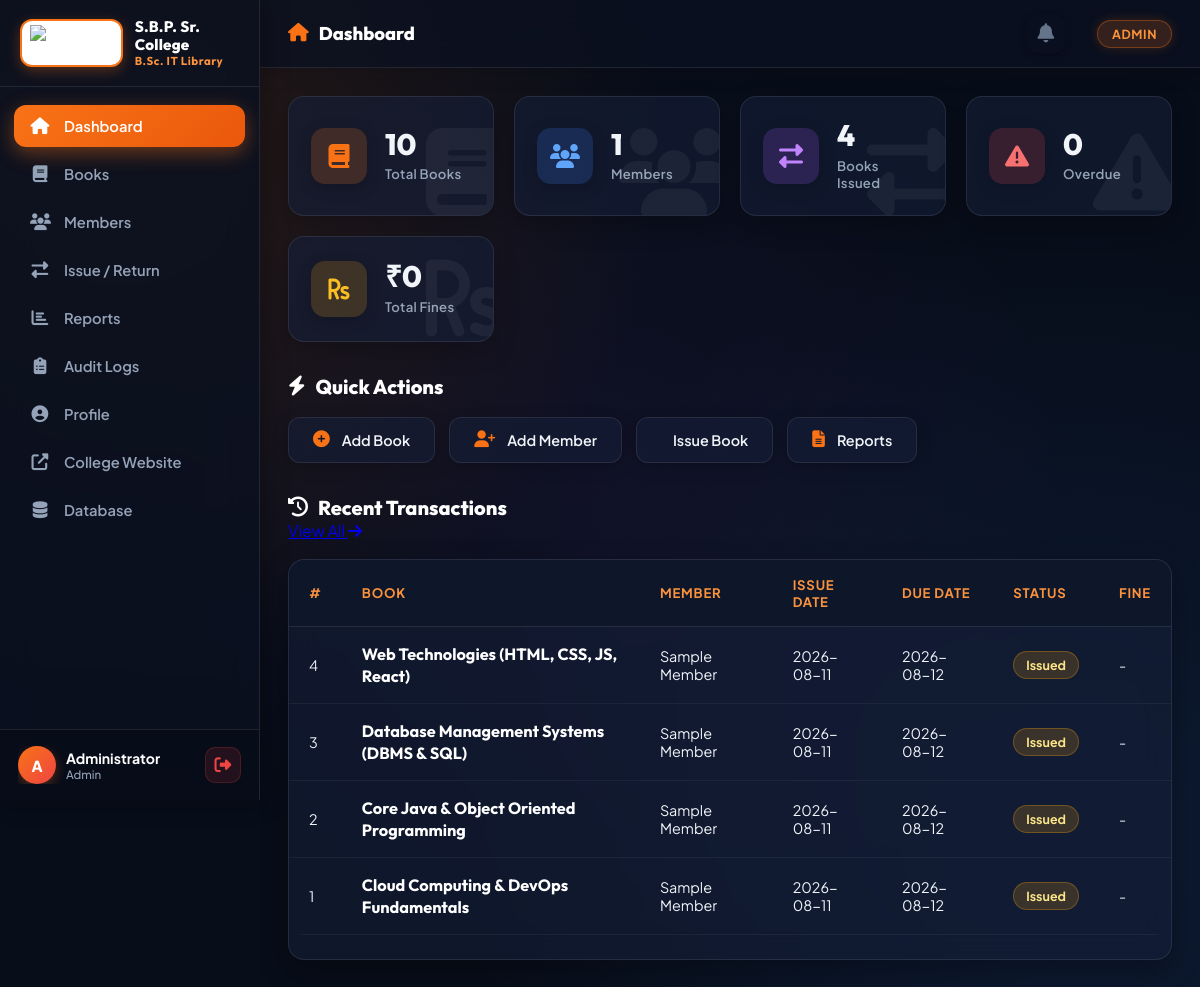
The app's page /dashboard (signed in) with its own data.
### tables this page shows
CREATE TABLE transactions (
            id INTEGER PRIMARY KEY AUTOINCREMENT,
            book_id INTEGER NOT NULL,
            user_id INTEGER NOT NULL,
            issue_date TEXT NOT NULL,
            due_date TEXT NOT NULL,
            return_date TEXT,
            fine REAL DEFAULT 0.0,
            status TEXT DEFAULT 'issued',
            fine_paid INTEGER DEFAULT 0,
            FOREIGN KEY (book_id) REFERENCES books(id),
            FOREIGN KEY (user_id) REFERENCES users(id)
        );

CREATE TABLE books (
            id INTEGER PRIMARY KEY AUTOINCREMENT,
            title TEXT NOT NULL,
            author TEXT NOT NULL,
            isbn TEXT UNIQUE,
            category TEXT,
            publisher TEXT,
            year INTEGER,
            total_copies INTEGER DEFAULT 1,
            available_copies INTEGER DEFAULT 1,
            description TEXT,
            added_date TEXT DEFAULT CURRENT_DATE,
            book_cover TEXT
        );

CREATE TABLE users (
            id INTEGER PRIMARY KEY AUTOINCREMENT,
            name TEXT NOT NULL,
            email TEXT UNIQUE NOT NULL,
            password TEXT NOT NULL,
            role TEXT DEFAULT 'member',
            phone TEXT,
            address TEXT,
            membership_date TEXT DEFAULT CURRENT_DATE,
            is_active INTEGER DEFAULT 1,
            profile_photo TEXT,
            seat_number TEXT
        , year_division TEXT DEFAULT 'FY (First Year B.Sc. IT)');

### app.py (the view, shortened to what this page needs)
@app.route('/dashboard')
@login_required
def dashboard():
    conn = get_db()
    total_books = conn.execute('SELECT COUNT(*) FROM books').fetchone()[0]
    total_members = conn.execute("SELECT COUNT(*) FROM users WHERE role = 'member'").fetchone()[0]
    active_issues = conn.execute("SELECT COUNT(*) FROM transactions WHERE status = 'issued'").fetchone()[0]
    overdue = conn.execute(
        "SELECT COUNT(*) FROM transactions WHERE status = 'issued' AND due_date < ?",
        (datetime.today().strftime('%Y-%m-%d'),)
    ).fetchone()[0]
    total_fines = conn.execute("SELECT COALESCE(SUM(fine), 0) FROM transactions WHERE fine_paid = 1").fetchone()[0]
    pending_fines = conn.execute("SELECT COALESCE(SUM(fine), 0) FROM transactions WHERE fine > 0 AND fine_paid = 0").fetchone()[0]
    recent_transactions = conn.execute('''
        SELECT t.*, b.title as book_title, u.name as member_name
        FROM transactions t
        JOIN books b ON t.book_id = b.id
        JOIN users u ON t.user_id = u.id
        ORDER BY t.id DESC LIMIT 8
    ''').fetchall()
    recommended_books = []
    conn.close()
    return render_template('dashboard.html',
                           total_books=total_books,
                           total_members=total_members,
                           active_issues=active_issues,
                           overdue=overdue,
                           total_fines=round(total_fines, 2),
                           pending_fines=round(pending_fines, 2),
                           recent_transactions=recent_transactions,
                           recommended_books=recommended_books,
                           today=datetime.today().strftime('%Y-%m-%d'))

### app.py (called while the page is built, shortened)
def get_db():
    conn = sqlite3.connect(DATABASE)
    conn.row_factory = sqlite3.Row
    return conn

def login_required(f):
    @wraps(f)
    def decorated(*args, **kwargs):
        if 'user_id' not in session:
            flash('Please login to continue.', 'warning')
            return redirect(url_for('login'))
        return f(*args, **kwargs)
    return decorated

@app.context_processor
def inject_notifications():
    if 'user_id' in session:
        conn = get_db()
        today = datetime.today().strftime('%Y-%m-%d')
        notifs = conn.execute("SELECT * FROM notifications WHERE user_id = ? AND is_read = 0 ORDER BY id DESC LIMIT 5", (session['user_id'],)).fetchall()
        unread_count = len(notifs)
        conn.close()
        return dict(notifications=notifs, unread_count=unread_count)
    return dict(notifications=[], unread_count=0)

### templates/dashboard.html (shortened to what this page needs)
{% extends 'base.html' %}
{% block page_title %}<i class="fas fa-home"></i> Dashboard{% endblock %}
{% block content %}
<div class="stats-grid">
    <div class="stat-card books">
        <div class="stat-icon"><i class="fas fa-book"></i></div>
        <div class="stat-info">
            <h3>{{ total_books }}</h3>
            <p>Total Books</p>
        </div>
        <div class="stat-bg"><i class="fas fa-book"></i></div>
    </div>
    {% if session.role == 'admin' %}
    <div class="stat-card members">
        <div class="stat-icon"><i class="fas fa-users"></i></div>
        <div class="stat-info">
            <h3>{{ total_members }}</h3>
            <p>Members</p>
        </div>
        <div class="stat-bg"><i class="fas fa-users"></i></div>
    </div>
    {% endif %}
    <div class="stat-card issued">
        <div class="stat-icon"><i class="fas fa-exchange-alt"></i></div>
        <div class="stat-info">
            <h3>{{ active_issues }}</h3>
            <p>Books Issued</p>
        </div>
        <div class="stat-bg"><i class="fas fa-exchange-alt"></i></div>
    </div>
    <div class="stat-card overdue">
        <div class="stat-icon"><i class="fas fa-exclamation-triangle"></i></div>
        <div class="stat-info">
            <h3>{{ overdue }}</h3>
            <p>Overdue</p>
        </div>
        <div class="stat-bg"><i class="fas fa-exclamation-triangle"></i></div>
    </div>
    <div class="stat-card fines">
        <div class="stat-icon"><i class="fas fa-rupee-sign"></i></div>
        <div class="stat-info">
            <h3>₹{{ total_fines }}</h3>
            <p>Total Fines</p>
        </div>
        <div class="stat-bg"><i class="fas fa-rupee-sign"></i></div>
    </div>
</div>
{% if session.role == 'admin' %}
<div class="section-header">
    <h2><i class="fas fa-bolt"></i> Quick Actions</h2>
</div>
<div class="quick-actions">
    <a href="{{ url_for('add_book') }}" class="quick-btn">
        <i class="fas fa-plus-circle"></i>
        <span>Add Book</span>
    </a>
    <a href="{{ url_for('add_member') }}" class="quick-btn">
        <i class="fas fa-user-plus"></i>
        <span>Add Member</span>
    </a>
    <a href="{{ url_for('transactions') }}" class="quick-btn">
        <span>Issue Book</span>
    </a>
    <a href="{{ url_for('reports') }}" class="quick-btn">
        <i class="fas fa-file-alt"></i>
        <span>Reports</span>
    </a>
</div>
{% endif %}
<div class="section-header">
    <h2><i class="fas fa-history"></i> Recent Transactions</h2>
    <a href="{{ url_for('transactions') }}" class="btn-view-all">View All <i class="fas fa-arrow-right"></i></a>
</div>
<div class="table-card">
    <div class="table-responsive">
        <table class="data-table">
            <thead>
                <tr>
                    <th>#</th>
                    <th>Book</th>
                    <th>Member</th>
                    <th>Issue Date</th>
                    <th>Due Date</th>
                    <th>Status</th>
                    <th>Fine</th>
                </tr>
            </thead>
            <tbody>
                {% for t in recent_transactions %}
                <tr>
                    <td>{{ t.id }}</td>
                    <td><span class="book-title">{{ t.book_title }}</span></td>
                    <td>{{ t.member_name }}</td>
                    <td>{{ t.issue_date }}</td>
                    <td>{{ t.due_date }}</td>
                    <td>
                        <span class="badge badge-{{ 'success' if t.status == 'returned' else ('danger' if t.due_date < today else 'warning') }}">
                            {% if t.status == 'returned' %}Returned
                            {% elif t.due_date < today %}Overdue
                            {% else %}Issued{% endif %}
                        </span>
                    </td>
                    <td>{% if t.fine > 0 %}<span class="fine-amt">₹{{ '%.2f'|format(t.fine) }}</span>{% else %}-{% endif %}</td>
                </tr>
                {% else %}
                <tr><td colspan="7" class="empty-row">No transactions yet.</td></tr>
                {% endfor %}
            </tbody>
        </table>
    </div>
</div>
{% endblock %}

### records on screen
transactions: id "4", book_title "Web Technologies (HTML, CSS, JS, React)", member_name "Sample Member", issue_date "2026-08-11", due_date "2026-08-12", status "Issued"
transactions: id "3", book_title "Database Management Systems (DBMS & SQL)", member_name "Sample Member", issue_date "2026-08-11", due_date "2026-08-12", status "Issued"
transactions: id "2", book_title "Core Java & Object Oriented Programming", member_name "Sample Member", issue_date "2026-08-11", due_date "2026-08-12", status "Issued"
transactions: id "1", book_title "Cloud Computing & DevOps Fundamentals", member_name "Sample Member", issue_date "2026-08-11", due_date "2026-08-12", status "Issued"

### other values on screen
{{ session.user_name[0] | upper }} "A"
{{ session.user_name }} "Administrator"
{{ session.role | capitalize }} "Admin"
{{ session.role | capitalize }} "ADMIN"
{{ total_books }} "10"
{{ total_members }} "1"
{{ active_issues }} "4"
{{ overdue }} "0"
{{ total_fines }} "0"
